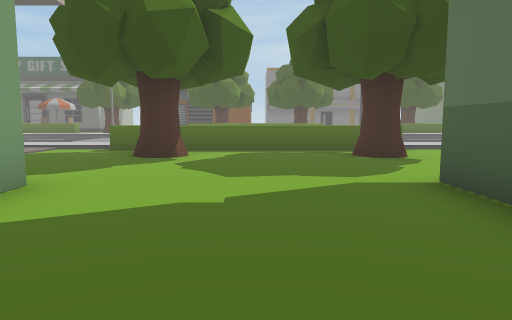
[1] (above)

24 first-person views from a walk through a Unity game level. The camera is 1.4 m above the floor, tilts 6° down and sees 70° across. The floor is counted in squares, 2 m on a side. Each view is taken from the middle of a square. On the plan, view 1 faces up. The plan holds only what a view shows up to about 11 squares ahead; the rest is blank. The place goes on beyond the plan. The player is left out. Some animated figures are not drawn.

[2]
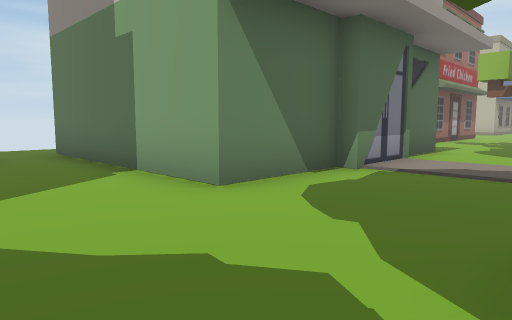

[3]
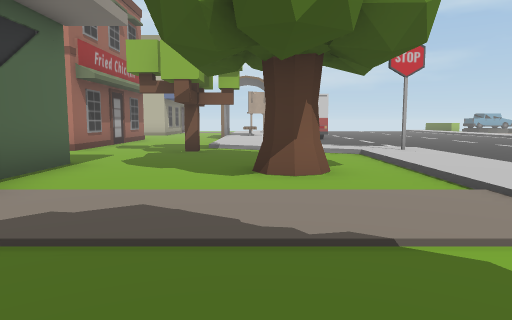

[4]
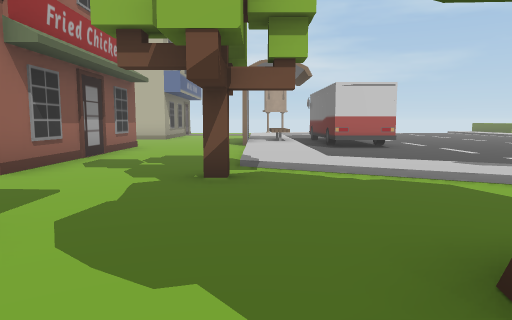

[5]
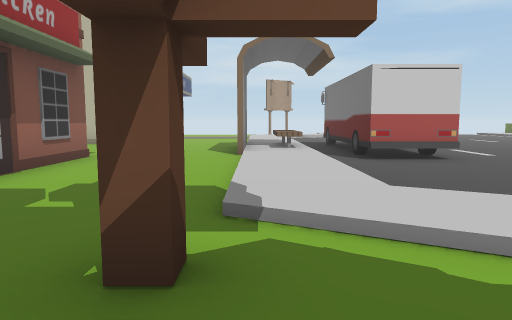

[6]
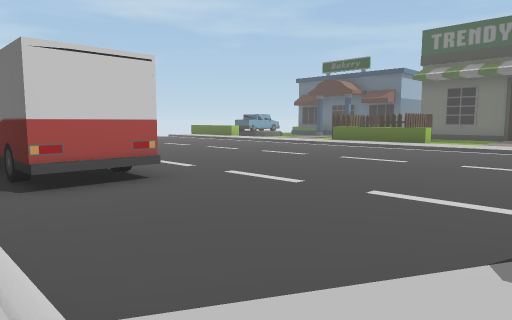

[7]
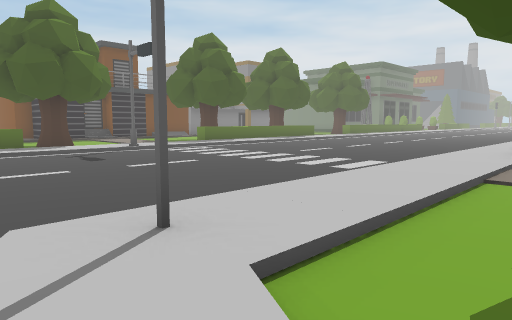

[8]
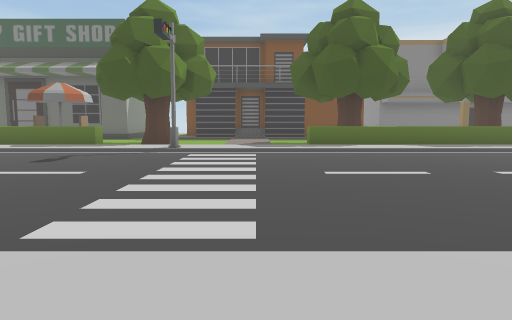

[9]
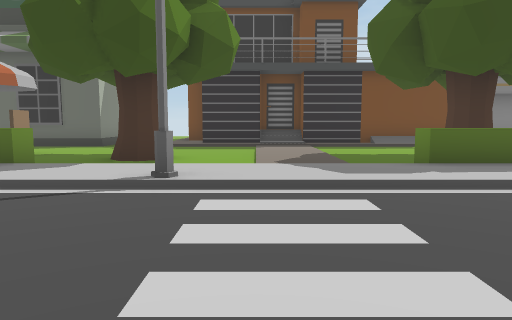

[10]
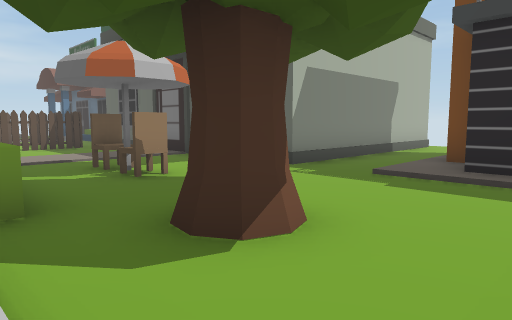

[11]
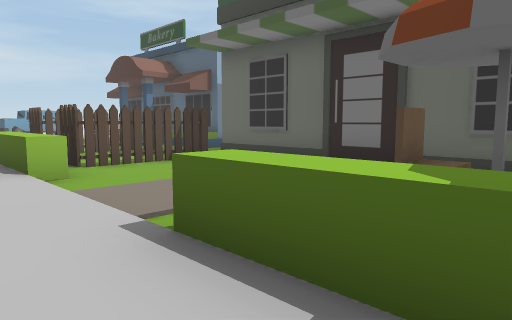

[12]
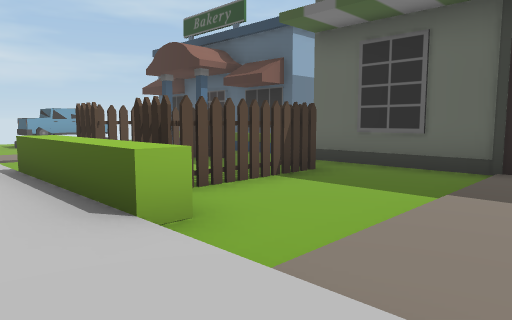

[13]
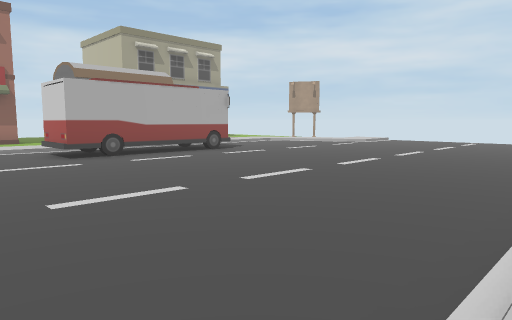

[14]
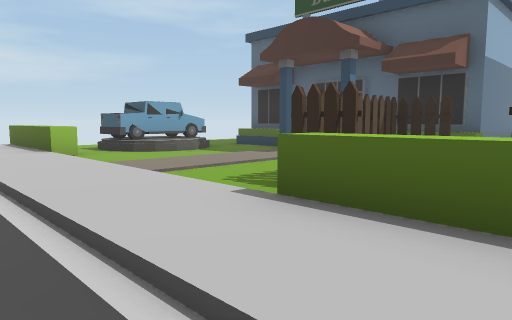

[15]
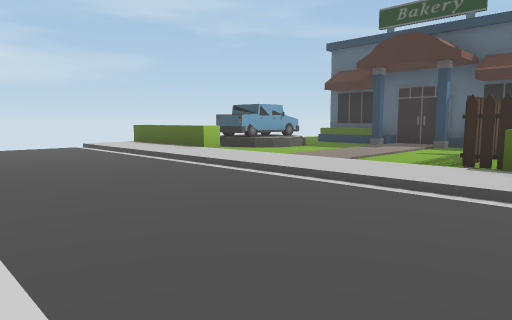

[16]
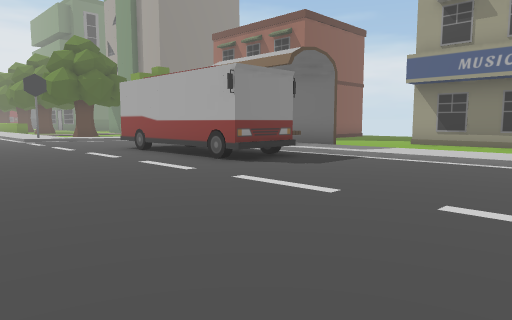

[17]
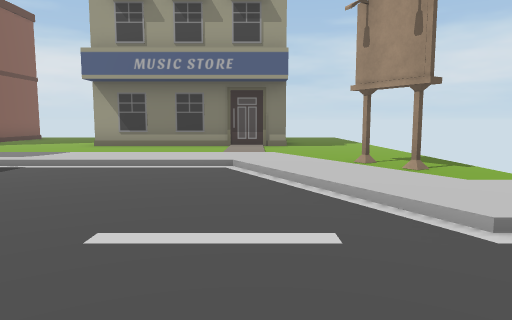

[18]
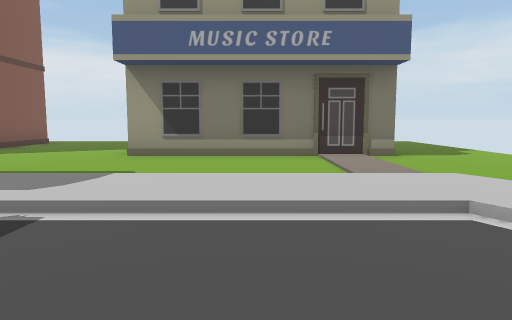

[19]
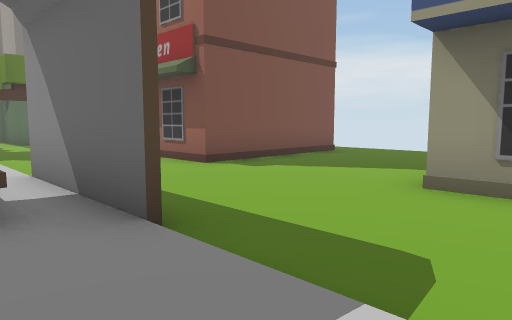

[20]
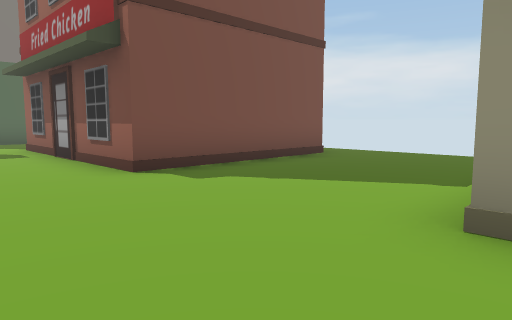

[21]
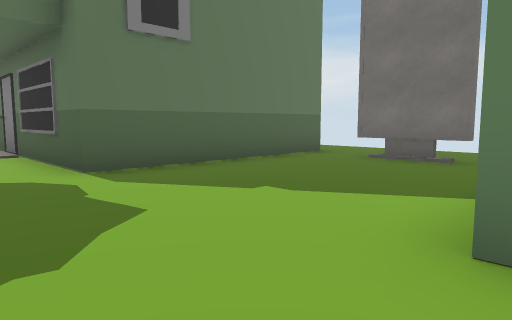

[22]
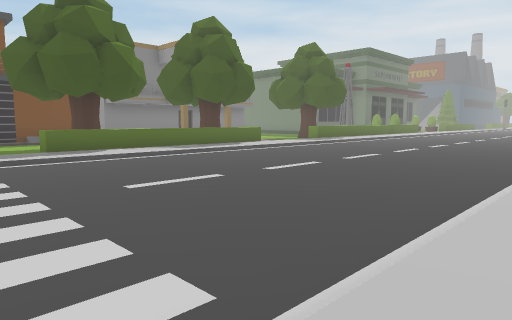

[23]
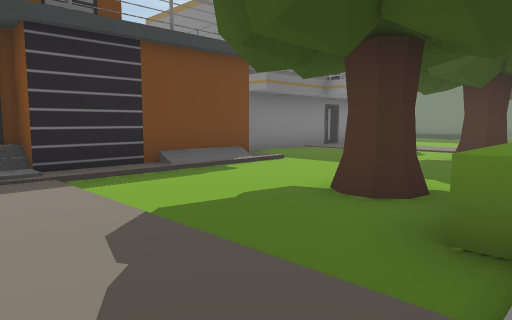

[24]
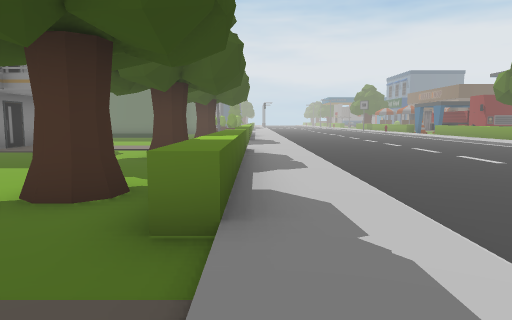

### Floor plan
Key: @ floor where view 1 was taken; # wall or solid block; . main floor; : floor 0.25 m higher than the main floor; + floor 0.5 m higher than the main floor; / step, stairs or slope; ^ raised ledge; O other object.
Columns run from 29 left of view 1 to 5 right of it. Each row starts with its distance up from view 1.
 30                   #.
 29                   #..
 28          O        #..
 27          O        #..         ##  #
 26    OOOOOOO        #..#####    .. ..
 25    // ./  .########..:##/####/....
 24    ..O.O.........................
 23   O/....OO.O...................  ..
 22   O+....O..O.....OO................
 21 ./O/....O..O.........O.....O...OO
 20 .........O.O....................
 19 ^^^:::::::^^^::::^^^::::::^^^^^^^::
 18 ::::::::::::::::::::::#::::::::::::
 17 ................  .................
 16 ................  .................
 15   ............... .................
 14    .............. .................
 13    ................................
 12   .................................
 11  ...............................
 10  :/............../#::::::::::
  9 ./:.....OOOOO....:/.......^^^^^^^.
  8 ..:/....OOOOO.../:...O.....O....O.
  7 .O/::::::OOO:::::/...O.....O...OO.
  6 ...::::::###:::::O...............
  5 .................O.................
  4 ....................OOOOOOO.....OOO
  3 ....................O     O.....O
  2 ...#####....###### .O     O.....O
  1 ..      ....#             O.....O
  0 ..      ....#             O..@..O
 -1 ..      ....#             O.OO..O
 -2          ....             .......
 -3          ....             .......

Positions as (right, up) in squares from view 1, and headings:
1: (0, 0), facing up
2: (0, 7), facing down-left
3: (-3, 7), facing left
4: (-7, 6), facing left
5: (-10, 6), facing left
6: (-12, 7), facing up-left
7: (-12, 8), facing up-right
8: (-5, 9), facing up
9: (-6, 14), facing up
10: (-6, 19), facing up-left
11: (-11, 18), facing up-left
12: (-14, 18), facing up-left
13: (-14, 18), facing down-left
14: (-18, 17), facing up-left
15: (-19, 14), facing up-left
16: (-26, 14), facing down-right
17: (-26, 13), facing down
18: (-24, 10), facing down
19: (-23, 7), facing down-right
20: (-22, 5), facing down-right
21: (-3, 6), facing down-right
22: (-6, 10), facing up-right
23: (-6, 19), facing up-right
24: (-6, 19), facing right
